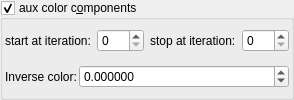
    <widget class="MyGroupBox" name="groupCheck_fold_color_aux_color_enabled_false">
     <property name="title">
      <string>aux color c&amp;omponents</string>
     </property>
     <property name="checkable">
      <bool>true</bool>
     </property>
     <layout class="QVBoxLayout" name="verticalLayout_11">
      <property name="leftMargin">
       <number>2</number>
      </property>
      <property name="topMargin">
       <number>2</number>
      </property>
      <property name="rightMargin">
       <number>2</number>
      </property>
      <property name="bottomMargin">
       <number>2</number>
      </property>
      <item>
       <layout class="QHBoxLayout" name="horizontalLayout_21" stretch="0,1,0,1">
        <item>
         <widget class="QLabel" name="label_102">
          <property name="text">
           <string>start at iteration:</string>
          </property>
         </widget>
        </item>
        <item>
         <widget class="MySpinBox" name="spinboxInt_fold_color_start_iterations_A">
          <property name="sizePolicy">
           <sizepolicy hsizetype="Minimum" vsizetype="Maximum">
            <horstretch>0</horstretch>
            <verstretch>0</verstretch>
           </sizepolicy>
          </property>
          <property name="minimum">
           <number>0</number>
          </property>
          <property name="maximum">
           <number>999</number>
          </property>
          <property name="value">
           <number>0</number>
          </property>
         </widget>
        </item>
        <item>
         <widget class="QLabel" name="label_75">
          <property name="text">
           <string>stop at iteration:</string>
          </property>
         </widget>
        </item>
        <item>
         <widget class="MySpinBox" name="spinboxInt_fold_color_stop_iterations_A">
          <property name="sizePolicy">
           <sizepolicy hsizetype="Preferred" vsizetype="Maximum">
            <horstretch>0</horstretch>
            <verstretch>0</verstretch>
           </sizepolicy>
          </property>
          <property name="maximum">
           <number>999</number>
          </property>
         </widget>
        </item>
       </layout>
      </item>
      <item>
       <layout class="QGridLayout" name="gridLayout_16" columnstretch="0,1" columnminimumwidth="0,0">
        <property name="spacing">
         <number>2</number>
        </property>
        <item row="1" column="1">
         <widget class="MyDoubleSpinBox" name="spinbox_mandelbox_color_Sp2">
          <property name="sizePolicy">
           <sizepolicy hsizetype="Minimum" vsizetype="Maximum">
            <horstretch>0</horstretch>
            <verstretch>0</verstretch>
           </sizepolicy>
          </property>
          <property name="prefix">
           <string/>
          </property>
          <property name="suffix">
           <string/>
          </property>
          <property name="decimals">
           <number>6</number>
          </property>
          <property name="minimum">
           <double>-100.000000000000000</double>
          </property>
          <property name="maximum">
           <double>100.000000000000000</double>
          </property>
          <property name="singleStep">
           <double>0.100000000000000</double>
          </property>
         </widget>
        </item>
        <item row="1" column="0">
         <widget class="QLabel" name="label_43">
          <property name="text">
           <string>Inverse color:</string>
          </property>
         </widget>
        </item>
       </layout>
      </item>
     </layout>
    </widget>
